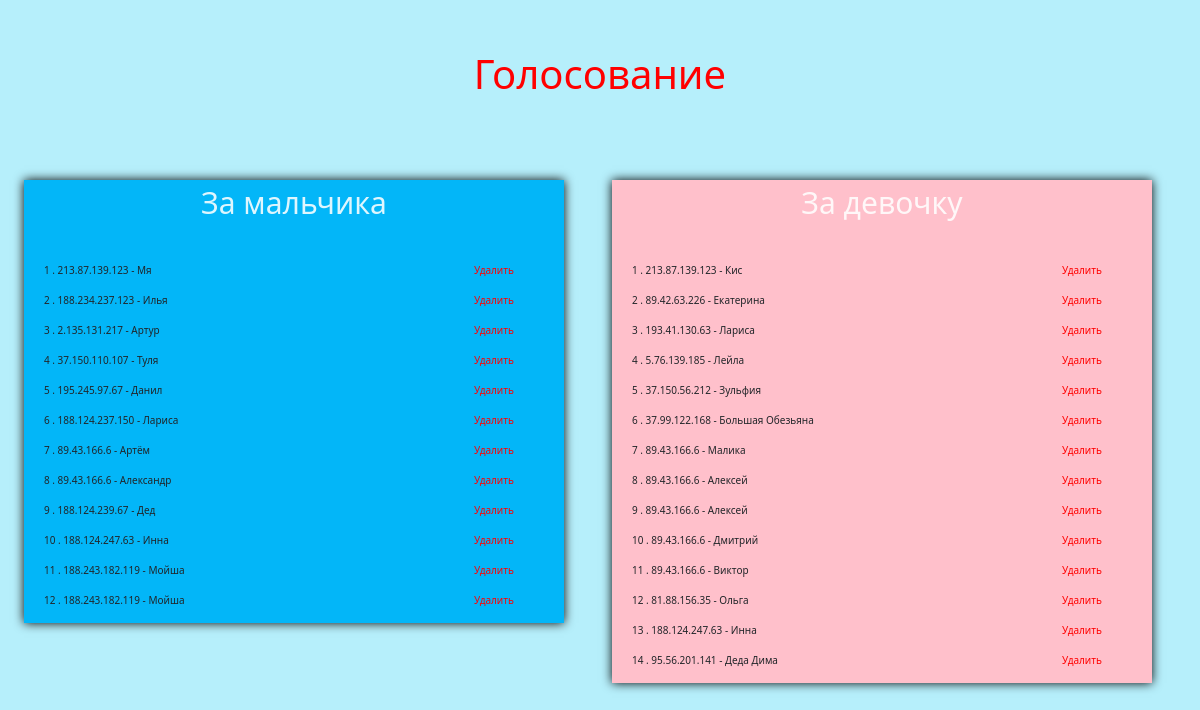
The page /result on the database its author committed.
### webVoite/models.py (models this page shows, shortened)
class Person(models.Model):
    IP = models.CharField(max_length=20)
    Name = models.CharField(max_length=30)
    floor = models.CharField(max_length=20,blank=True,choices=Select_floor)

### webVoite/views.py (the view)
# urls.py: path('result', views.result, name='result'),  # Главная страница
def result(request):
    data = {}
    data['boy'] = Person.objects.filter(floor='B')
    data['girl'] = Person.objects.filter(floor='G')
    return render(request, 'webVoite/results.html', data)

### templates/webVoite/results.html (shortened to what this page needs)
{% extends "webVoite/Pattern.html" %}
     {% block forms %}
<div class="fon">
    <div class="result boy">
       <div class="head_box">  За мальчика </div>
    <br>
     <div class="list">
        {% for user in boy %}
         {{ forloop.counter }} . {{ user.IP }} -  {{ user.Name }} <div class="tabs"> <a href="#{{user.id}}" onclick="delete_post({{user.id}})">Удалить </a>  </div>  <br>  <br>
         {% endfor %}
    </div>
    </div>
      <div class="result girl">
          <div class="head_box"> За девочку </div>
        <br>
       <div class="list">
        {% for user in girl %}
         {{ forloop.counter }} . {{ user.IP }} -  {{ user.Name }} <div class="tabs"> <a href="#{{user.id}}" onclick="delete_post({{user.id}})">Удалить </a>  </div>  <br>  <br>
         {% endfor %}
           </div>
    </div>
</div>
 {% endblock %}

### templates/webVoite/Pattern.html (shortened to what this page needs)
{% load static %}
<!DOCTYPE html>
<html lang="en">
<head>
    <link rel="stylesheet" href="{% static '/style/main.css' %}" type="text/css">
    <link rel="stylesheet" href="{% static '/style/styles.css' %}" type="text/css">
    <link rel="stylesheet" href="{% static '/style/forms.css' %}" type="text/css">
</head>
<body>
<div class="head">
     <h1>Голосование</h1>
</div>
{% block forms %}
	 {% endblock %}
</body>
</html>

### webVoite/static/style/main.css (style rules this page uses)
.list { margin-left: 20px; font-size: 10px; }
.head_box { text-align: center; font-size: 30px; color: rgba(255, 255, 255, 0.87); font-style: inherit; }
.result { text-align: justify-all; font-size: 25px; float: left; margin: 2%; width: 45%; }
.boy { background: #03b6f8; box-shadow: 0 0 10px rgba(0,0,0,1); transition: all 0.4s ease; }
.girl { background: pink; box-shadow: 0 0 10px rgba(0,0,0,1); transition: all 0.4s ease; }
.head { text-align: center; padding: 50px; color: #ff0000; }

### webVoite/static/style/forms.css (style rules this page uses)
body { background: #b6effb; }
.tabs { text-align: right; float: right; padding-right: 50px; }
.tabs a { text-decoration: none; color: red; }

### rows shown on the page
Person: IP "213.87.139.123", Name "Мя"
Person: IP "188.234.237.123", Name "Илья"
Person: IP "2.135.131.217", Name "Артур"
Person: IP "37.150.110.107", Name "Туля"
Person: IP "195.245.97.67", Name "Данил"
Person: IP "188.124.237.150", Name "Лариса"
Person: IP "89.43.166.6", Name "Артём"
Person: IP "89.43.166.6", Name "Александр"
Person: IP "188.124.239.67", Name "Дед"
Person: IP "188.124.247.63", Name "Инна"
Person: IP "188.243.182.119", Name "Мойша"
Person: IP "188.243.182.119", Name "Мойша"
Person: IP "213.87.139.123", Name "Кис"
Person: IP "89.42.63.226", Name "Екатерина"
Person: IP "193.41.130.63", Name "Лариса"
Person: IP "5.76.139.185", Name "Лейла"
Person: IP "37.150.56.212", Name "Зульфия"
Person: IP "37.99.122.168", Name "Большая Обезьяна"
Person: IP "89.43.166.6", Name "Малика"
Person: IP "89.43.166.6", Name "Алексей"
Person: IP "89.43.166.6", Name "Алексей"
Person: IP "89.43.166.6", Name "Дмитрий"
Person: IP "89.43.166.6", Name "Виктор"
Person: IP "81.88.156.35", Name "Ольга"
Person: IP "188.124.247.63", Name "Инна"
Person: IP "95.56.201.141", Name "Деда Дима"
